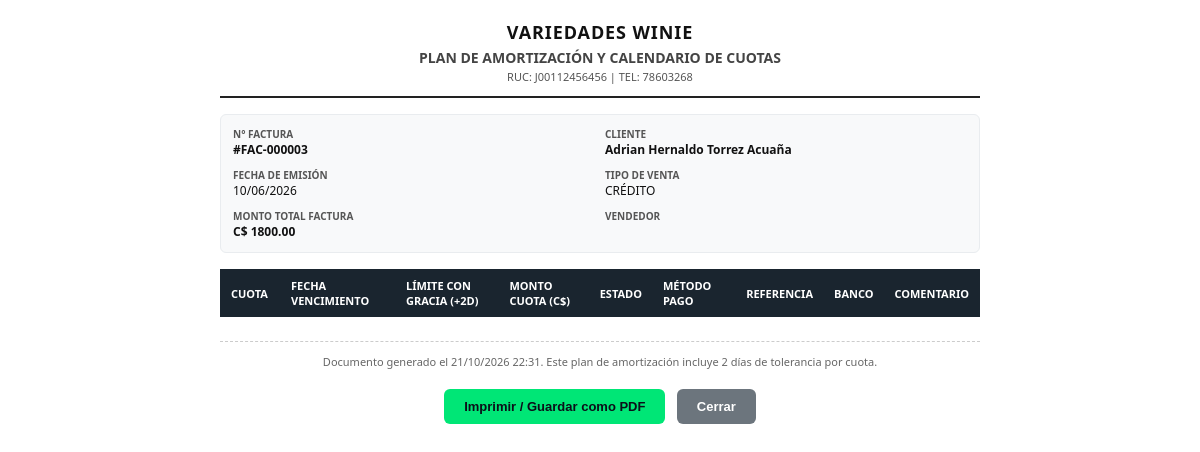
/facturas/3/cuotas/imprimir (signed in), run on the app's committed database.
### models/empresa.py (models this page shows)
class Empresa(db.Model):
    __tablename__ = "empresa"
    id = db.Column(db.Integer, primary_key=True)
    razon_social = db.Column(db.String(150), nullable=False)
    ruc = db.Column(db.String(30), nullable=True)
    tipo_empresa = db.Column(db.String(20), nullable=True)
    direccion = db.Column(db.String(250), nullable=True)
    ciudad = db.Column(db.String(100), nullable=True)
    telefono = db.Column(db.String(30), nullable=True)
    email = db.Column(db.String(120), nullable=True)
    sitio_web = db.Column(db.String(150), nullable=True)
    regimen = db.Column(db.String(80), nullable=True)
    serie_factura = db.Column(db.String(20), nullable=False, default="F001")
    correlativo = db.Column(db.String(20), nullable=False, default="00034")
    iva = db.Column(db.Numeric(5, 2), nullable=False, default=15)
    logo = db.Column(db.String(200), nullable=True)
    estado = db.Column(db.Boolean, nullable=False, default=True)
    created_at = db.Column(db.DateTime, default=lambda: datetime.now(UTC))
    updated_at = db.Column(
        db.DateTime,
        default=lambda: datetime.now(UTC),
        onupdate=lambda: datetime.now(UTC)
    )

### models/venta.py (models this page shows, shortened)
class Venta(db.Model):
    __tablename__ = "ventas"
    id = db.Column(db.Integer,primary_key=True)
    cliente_id = db.Column(db.Integer,db.ForeignKey("clientes.id"),nullable=False)
    usuario_id = db.Column(db.Integer,db.ForeignKey("usuarios.id"),nullable=False)
    fecha_venta = db.Column(db.DateTime,nullable=False,default=lambda: datetime.now(UTC))
    fecha_limite_credito = db.Column(db.Date,nullable=True)
    tipo_venta = db.Column(db.Enum(TipoVenta),nullable=False)
    numero_factura = db.Column(db.String(30),unique=True,nullable=False)
    total_venta = db.Column(db.Numeric(10, 2),nullable=False)
    estado = db.Column(db.Enum(EstadoVenta),nullable=False,default=EstadoVenta.ACTIVA)
    observaciones = db.Column(db.Text,nullable=True)
    created_at = db.Column(db.DateTime,nullable=False,default=lambda: datetime.now(UTC))
    updated_at = db.Column(db.DateTime,nullable=False,default=lambda: datetime.now(UTC),onupdate=lambda: datetime.now(UTC))
    cliente = db.relationship("Cliente",back_populates="ventas")
    usuario = db.relationship("Usuario",back_populates="ventas")
    detalle_ventas = db.relationship("DetalleVenta", back_populates="venta", lazy=True)
    pagos = db.relationship("Pago",back_populates="venta",lazy=True,order_by="Pago.fecha_pago.desc()")
    cuotas = db.relationship("CuotaVenta", back_populates="venta", lazy=True, cascade="all, delete-orphan", order_by="CuotaVenta.numero_cuota.asc()")

### models/cliente.py (models this page shows, shortened)
class Cliente(db.Model):
    __tablename__ = "clientes"
    id = db.Column(db.Integer,primary_key=True)
    codigo = db.Column(db.String(20),unique=True,nullable=True)
    nombres = db.Column(db.String(100),nullable=False)
    telefono = db.Column(db.String(8),nullable=False,unique=True)
    ciudad = db.Column(db.String(100),nullable=True)
    estado = db.Column(db.Enum(EstadoCliente),default=EstadoCliente.ACTIVO)
    created_at = db.Column(db.DateTime,default=lambda: datetime.now(UTC))
    updated_at = db.Column(db.DateTime,default=lambda: datetime.now(UTC),onupdate=lambda: datetime.now(UTC))
    ventas = db.relationship("Venta",back_populates="cliente",lazy=True)
    usuario = db.relationship("Usuario",back_populates="cliente",uselist=False)

### routes/pagos.py (the view)
@pagos_bp.route("/facturas/<int:venta_id>/cuotas/imprimir", methods=["GET"])
@login_required
def imprimir_cuotas(venta_id):
    venta = Venta.query.get_or_404(venta_id)
    if current_user.rol and current_user.rol.nombre.upper() == "CLIENTE":
        if venta.cliente_id != current_user.cliente_id:
            abort(403)
    empresa = Empresa.query.first()
    return render_template(
        "pagos/imprimir_cuotas.html",
        venta=venta,
        empresa=empresa,
        now=datetime.now()
    )

### app.py (called while the page is built)
@login_manager.user_loader
def load_user(user_id):
    return Usuario.query.get(int(user_id))

@app.before_request
def enrutar_inquilino():
    return resolve_tenant_middleware()

### services/saas/tenant_engine.py (called while the page is built)
    def get_bind(self, mapper=None, clause=None, bind=None, **kw):
        if mapper and getattr(mapper.class_, "__bind_key__", None) == "master":
            return super().get_bind(mapper=mapper, clause=clause, bind=bind, **kw)
        if has_app_context() and hasattr(g, "tenant_engine") and g.tenant_engine is not None:
            return g.tenant_engine
        return super().get_bind(mapper=mapper, clause=clause, bind=bind, **kw)

### services/saas/tenant_resolver.py (called while the page is built, shortened)
def extract_subdomain_from_host(host: str) -> Optional[str]:
    clean_host = host.split(":")[0].strip().lower()
    if clean_host in ("localhost", "127.0.0.1"):
        return None
    if clean_host.endswith(".localhost"):
        subdomain = clean_host[:-10]
        return subdomain if subdomain else None
    base_domain = current_app.config.get("SAAS_BASE_DOMAIN", "").strip().lower()
    if base_domain:
        if clean_host == base_domain:
            return None
        if clean_host.endswith(f".{base_domain}"):
            subdomain = clean_host[:-(len(base_domain) + 1)]
            return subdomain if subdomain else None
        return None
    parts = clean_host.split(".")
    if len(parts) >= 2:
        return parts[0]
    return None

def resolve_tenant_middleware():
    if request.path.startswith("/static"):
        return None
    subdomain = extract_subdomain_from_host(request.host)
    if not subdomain:
        subdomain = request.args.get("tenant") or session.get("active_tenant_slug")
    g.is_superadmin_zone = False
    if not subdomain:
        g.current_tenant = None
        g.tenant_engine = None
        return None

### templates/pagos/imprimir_cuotas.html (shortened to what this page needs)
<!DOCTYPE html>
<html lang="es">
<head>
    <link rel="stylesheet" href="{{ url_for('static', filename='css/components/cuotas_print.css') }}">
</head>
<body>
    <div class="header">
        <h1>{{ empresa.razon_social if empresa else 'SISTEMA DE COBRO' }}</h1>
        <h2>PLAN DE AMORTIZACIÓN Y CALENDARIO DE CUOTAS</h2>
        <div style="font-size: 11px; color: #555;">RUC: {{ empresa.ruc if empresa else '-' }} | TEL: {{ empresa.telefono if empresa else '-' }}</div>
    </div>
    <div class="info-grid">
        <div class="info-item">
            <label>N° Factura</label>
            <strong>#{{ venta.numero_factura }}</strong>
        </div>
        <div class="info-item">
            <label>Cliente</label>
            <strong>{{ venta.cliente.nombres if venta.cliente else 'Cliente Ocasional' }}</strong>
        </div>
        <div class="info-item">
            <label>Fecha de Emisión</label>
            {{ venta.fecha_venta.strftime('%d/%m/%Y') if venta.fecha_venta else '-' }}
        </div>
        <div class="info-item">
            <label>Tipo de Venta</label>
            CRÉDITO
        </div>
        <div class="info-item">
            <label>Monto Total Factura</label>
            <strong>C$ {{ "%.2f"|format(venta.total_venta) }}</strong>
        </div>
        <div class="info-item">
            <label>Vendedor</label>
        </div>
    </div>
    <table class="data-table">
        <thead>
            <tr>
                <th class="text-center" style="width: 60px;">Cuota</th>
                <th>Fecha Vencimiento</th>
                <th>Límite con Gracia (+2d)</th>
                <th class="text-end">Monto Cuota (C$)</th>
                <th class="text-center">Estado</th>
                <th class="text-center">Método Pago</th>
                <th class="text-center">Referencia</th>
                <th class="text-center">Banco</th>
                <th>Comentario</th>
            </tr>
        </thead>
    </table>
    <div class="footer-notes">
        Documento generado el {{ now.strftime('%d/%m/%Y %H:%M') }}. Este plan de amortización incluye 2 días de tolerancia por cuota.
    </div>
    <div class="no-print">
        <button class="btn-print" onclick="window.print()">Imprimir / Guardar como PDF</button>
        <button class="btn-back" onclick="window.close()">Cerrar</button>
    </div>
</body>
</html>

### static/css/components/cuotas_print.css (style rules this page uses)
* { margin: 0; padding: 0; box-sizing: border-box; }
body { font-family: 'Segoe UI', Arial, sans-serif; font-size: 13px; color: #111111; background: #ffffff; padding: 20px; max-width: 800px; margin: 0 auto; }
.header { text-align: center; border-bottom: 2px solid #222222; padding-bottom: 12px; margin-bottom: 16px; }
.header h1 { font-size: 18px; text-transform: uppercase; letter-spacing: 0.05em; margin-bottom: 4px; }
.header h2 { font-size: 14px; font-weight: 600; color: #444444; margin-bottom: 2px; }
.info-grid { display: grid; grid-template-columns: 1fr 1fr; gap: 10px; margin-bottom: 16px; padding: 12px; background: #f8f9fa; border: 1px solid #e9ecef; border-radius: 6px; }
.info-item { font-size: 12px; }
.info-item label { font-weight: bold; color: #555555; text-transform: uppercase; font-size: 10px; display: block; }
.data-table { width: 100%; border-collapse: collapse; margin-bottom: 20px; }
.data-table th { background-color: #1a252f; color: #ffffff; font-weight: 700; font-size: 11px; text-transform: uppercase; padding: 8px 10px; text-align: left; border: 1px solid #1a252f; }
.text-center { text-align: center; }
.text-end { text-align: right; }
.footer-notes { margin-top: 24px; font-size: 11px; color: #666666; border-top: 1px dashed #ccc; padding-top: 12px; text-align: center; }
.no-print { text-align: center; margin-top: 20px; }
.btn-print { background: #00E676; color: #0b0f19; font-weight: bold; border: none; padding: 10px 20px; font-size: 13px; border-radius: 6px; cursor: pointer; }
.btn-back { background: #6c757d; color: #fff; font-weight: bold; border: none; padding: 10px 20px; font-size: 13px; border-radius: 6px; cursor: pointer; margin-left: 8px; }

### data on the page
Empresa: razon_social "VARIEDADES WINIE", ruc "J00112456456", telefono "78603268"
Venta: numero_factura "FAC-000003", fecha_venta "10/06/2026", total_venta "1800.00"
Cliente: cliente "Adrian Hernaldo Torrez Acuaña"
